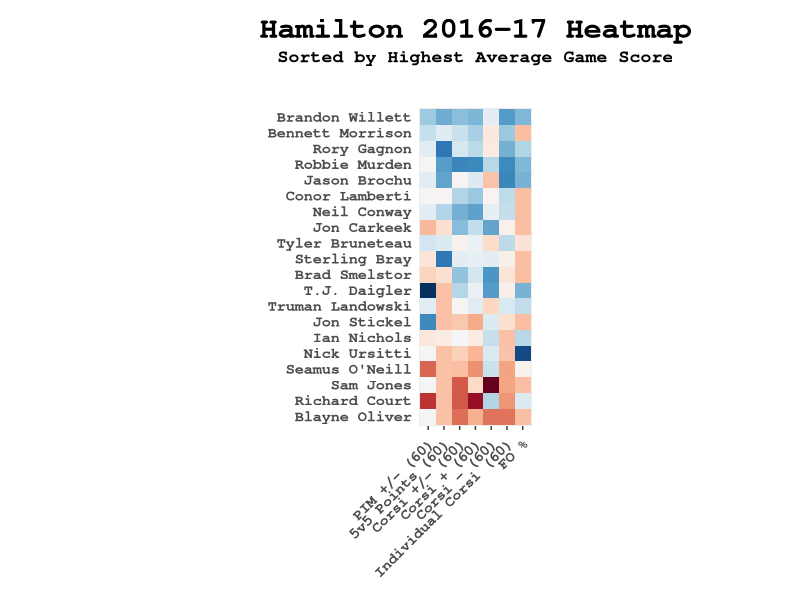

Recreate this plot in R.
# Code for Heatmap for Hamilton Hockey players 16-17

library(ggplot2)
library(RColorBrewer)
library(reshape2)


ham <- read.csv("Hamilton 16-17 Stats.csv",
                header = TRUE, stringsAsFactors = FALSE)

# Delete players with not enough GP
ham2 <- ham[-c(4:7),]

# Pick columns for use in heatmap
ham3 <- ham2[,c(1, 6, 20, 33:35, 38, 45, 46)]

# Make DIV/0 into 0
ham3[ham3 == "#DIV/0!"] <- 0

# Make all variables numeric
ham3$PIM.........60. <- as.numeric(ham3$PIM.........60.)
ham3$X5v5.POINTS..60. <- as.numeric(ham3$X5v5.POINTS..60.)
ham3$CORSI.......60 <- as.numeric(ham3$CORSI.......60)
ham3$CORSI......60. <- as.numeric(ham3$CORSI......60.)
ham3$CORSI......60..1 <- as.numeric(ham3$CORSI......60..1)
ham3$iCF...60. <- as.numeric(ham3$iCF...60.)
ham3$FO. <- as.numeric(ham3$FO.)
ham3$GAME.SCORE <- as.numeric(ham3$GAME.SCORE)

# Sort players by highest average Game Score
ham3 <- ham3[order(ham3$GAME.SCORE),]

# Give row names
rownames(ham3) <- ham3$Name
ham3$Name <- NULL

# Change Column Names
colnames(ham3) <- c("PIM +/- (60)", 
                    "5v5 Points (60)", 
                    "Corsi +/- (60)", 
                    "Corsi + (60)", 
                    "Corsi - (60)", 
                    "Individual Corsi (60)", 
                    "FO %", "Game Score")

# Reverse Corsi Against so that best players are blue and worst are red
ham3$`Corsi - (60)` <- -1 * ham3$`Corsi - (60)`

# Standardize values
ham4 <- scale(ham3[,c(1:8)])

hammatrix <- data.matrix(ham4)
meltedmatrix <- melt(hammatrix[,1:7])

hm.palette <- colorRampPalette(brewer.pal(11, "RdBu"), space = "Lab")

heatmap <- ggplot(meltedmatrix, aes(x = Var2, y = Var1, fill = value)) +
  geom_tile() + 
  coord_equal(expand = TRUE) + 
  labs(title = "Hamilton 2016-17 Heatmap", subtitle = "Sorted by Highest Average Game Score") +
  theme(plot.title = element_text(hjust = 0.5, size = 22, face = "bold", family = "mono"), 
        axis.text.x = element_text(size = 11, angle = 45, hjust = 1, face = "bold", family = "mono", margin = margin(6,0,0,0)),
        axis.text.y = element_text(size = 11, face = "bold", family = "mono"), 
        axis.ticks.y = element_blank(),
        axis.title = element_blank(), 
        legend.position = "none", 
        plot.margin = unit(c(5, 0, 5, 0), "mm"), 
        plot.subtitle = element_text(size = 13, face = "bold", family = "mono", hjust = 0.5, margin = margin(0,0,30,0)))


heatmap + scale_fill_gradientn(colors = hm.palette(100))

